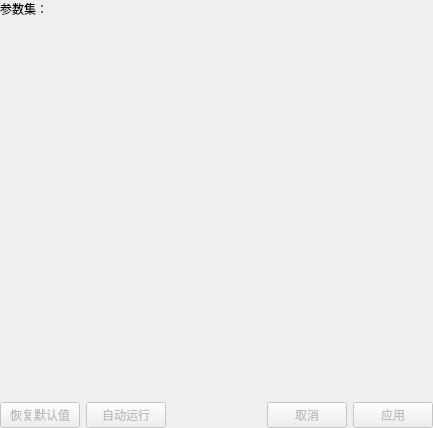
<ui version="4.0">
 <class>qSlicerCLIModuleWidget</class>
 <widget class="qSlicerWidget" name="qSlicerCLIModuleWidget">
  <property name="geometry">
   <rect>
    <x>0</x>
    <y>0</y>
    <width>433</width>
    <height>428</height>
   </rect>
  </property>
  <property name="windowTitle">
   <string>模块</string>
  </property>
  <layout class="QVBoxLayout" name="verticalLayout_3">
   <property name="margin">
    <number>0</number>
   </property>
   <item>
    <widget class="QScrollArea" name="scrollArea">
     <property name="frameShape">
      <enum>QFrame::NoFrame</enum>
     </property>
     <property name="horizontalScrollBarPolicy">
      <enum>Qt::ScrollBarAlwaysOff</enum>
     </property>
     <property name="widgetResizable">
      <bool>true</bool>
     </property>
     <widget class="QWidget" name="scrollAreaWidgetContents">
      <property name="geometry">
       <rect>
        <x>0</x>
        <y>0</y>
        <width>433</width>
        <height>397</height>
       </rect>
      </property>
      <layout class="QVBoxLayout" name="verticalLayout">
       <property name="margin">
        <number>0</number>
       </property>
       <item>
        <widget class="ctkCollapsibleButton" name="ModuleCollapsibleButton" native="true">
         <property name="text" stdset="0">
          <string>模块标题</string>
         </property>
         <layout class="QVBoxLayout" name="VerticalLayout">
          <property name="margin">
           <number>0</number>
          </property>
          <item>
           <layout class="QGridLayout" name="gridLayout" columnstretch="0,0">
            <item row="0" column="1">
             <widget class="qMRMLNodeComboBox" name="MRMLCommandLineModuleNodeSelector" native="true">
              <property name="nodeTypes" stdset="0">
               <stringlist notr="true">
                <string>命令行模块节点 (vtkMRMLCommandLineModuleNode)</string>
               </stringlist>
              </property>
              <property name="showHidden" stdset="0">
               <bool>true</bool>
              </property>
             </widget>
            </item>
            <item row="0" column="0">
             <widget class="QLabel" name="ParameterSetLabel">
              <property name="text">
               <string>参数集：</string>
              </property>
             </widget>
            </item>
           </layout>
          </item>
         </layout>
        </widget>
       </item>
       <item>
        <widget class="QWidget" name="widget_2" native="true">
         <property name="sizePolicy">
          <sizepolicy hsizetype="Preferred" vsizetype="MinimumExpanding">
           <horstretch>0</horstretch>
           <verstretch>0</verstretch>
          </sizepolicy>
         </property>
        </widget>
       </item>
      </layout>
     </widget>
    </widget>
   </item>
   <item>
    <widget class="qSlicerCLIProgressBar" name="CLIProgressBar" native="true" />
   </item>
   <item>
    <layout class="QHBoxLayout" name="ButtonLayout">
     <item>
      <widget class="QPushButton" name="DefaultPushButton">
       <property name="enabled">
        <bool>false</bool>
       </property>
       <property name="toolTip">
        <string>重置参数为默认值。</string>
       </property>
       <property name="text">
        <string>恢复默认值</string>
       </property>
      </widget>
     </item>
     <item>
      <widget class="ctkMenuButton" name="AutoRunPushButton">
       <property name="enabled">
        <bool>false</bool>
       </property>
       <property name="text">
        <string>自动运行</string>
       </property>
       <property name="checkable">
        <bool>true</bool>
       </property>
      </widget>
     </item>
     <item>
      <spacer name="HorizontalSpacer">
       <property name="orientation">
        <enum>Qt::Horizontal</enum>
       </property>
       <property name="sizeHint" stdset="0">
        <size>
         <width>40</width>
         <height>20</height>
        </size>
       </property>
      </spacer>
     </item>
     <item>
      <widget class="QPushButton" name="CancelPushButton">
       <property name="enabled">
        <bool>false</bool>
       </property>
       <property name="toolTip">
        <string>取消模块执行</string>
       </property>
       <property name="text">
        <string>取消</string>
       </property>
      </widget>
     </item>
     <item>
      <widget class="QPushButton" name="ApplyPushButton">
       <property name="enabled">
        <bool>false</bool>
       </property>
       <property name="toolTip">
        <string>执行模块</string>
       </property>
       <property name="text">
        <string>应用</string>
       </property>
      </widget>
     </item>
    </layout>
   </item>
  </layout>
 </widget>
 <customwidgets>
  <customwidget>
   <class>ctkCollapsibleButton</class>
   <extends>QWidget</extends>
   <header>ctkCollapsibleButton.h</header>
   <container>1</container>
  </customwidget>
  <customwidget>
   <class>qMRMLNodeComboBox</class>
   <extends>QWidget</extends>
   <header>qMRMLNodeComboBox.h</header>
  </customwidget>
  <customwidget>
   <class>qSlicerWidget</class>
   <extends>QWidget</extends>
   <header>qSlicerWidget.h</header>
   <container>1</container>
  </customwidget>
  <customwidget>
   <class>ctkMenuButton</class>
   <extends>QPushButton</extends>
   <header>ctkMenuButton.h</header>
  </customwidget>
  <customwidget>
   <class>qSlicerCLIProgressBar</class>
   <extends>QWidget</extends>
   <header>qSlicerCLIProgressBar.h</header>
   <container>1</container>
  </customwidget>
 </customwidgets>
 <resources />
</ui>
